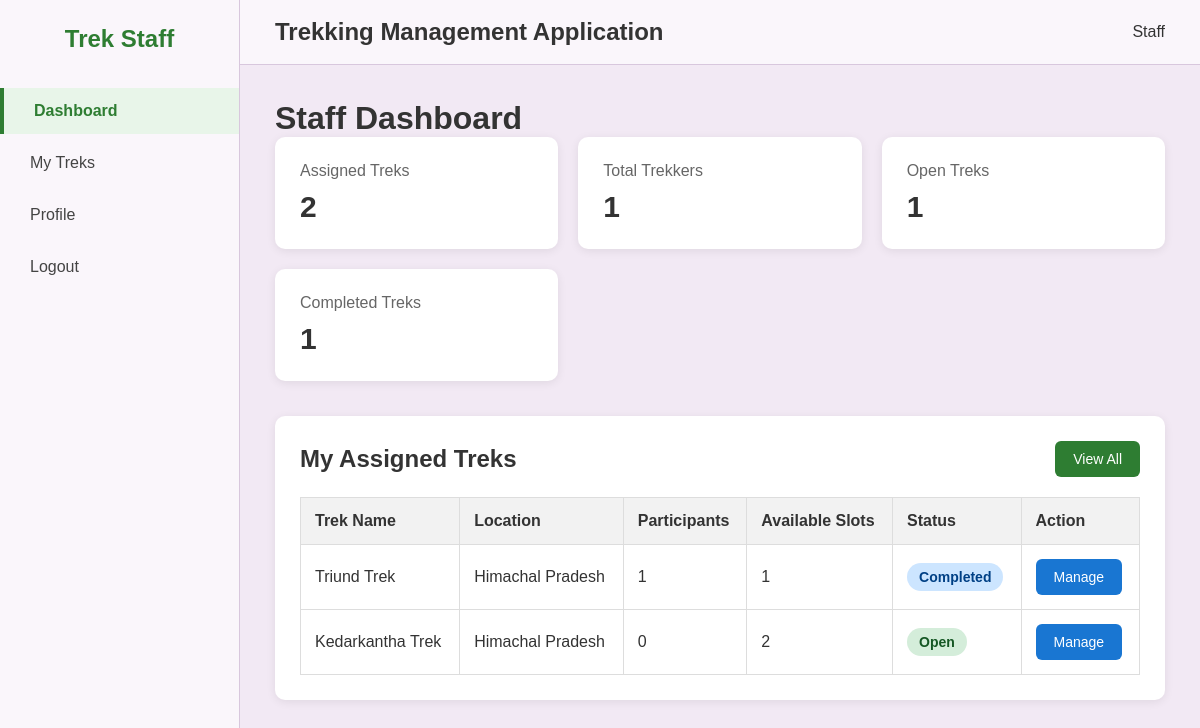
Page /staff/dashboard (signed in) on the committed database.
### models/models.py (models this page shows)
class Trek(db.Model):
    __tablename__='treks'
    id=db.Column(db.Integer,primary_key=True)
    name=db.Column(db.String(100),nullable=False)
    location=db.Column(db.String(150),nullable=False)
    difficulty=db.Column(db.String(20),nullable=False)         #easy/moderate/hard
    duration_days=db.Column(db.Integer,nullable=False)
    total_slots=db.Column(db.Integer,nullable=False)
    available_slots=db.Column(db.Integer,nullable=False)
    assigned_staff_id=db.Column(db.Integer,db.ForeignKey('users.id'), nullable=True)
    status=db.Column(db.String(20),default='pending')              #pending/approved/Open/Closed/Completed
    start_date=db.Column(db.Date,nullable=False)
    end_date=db.Column(db.Date,nullable=False)
    description=db.Column(db.Text,default='')
    price=db.Column(db.Float,default=0.0)
    created_at=db.Column(db.DateTime,default=datetime.utcnow)
    assigned_staff=db.relationship('User',foreign_keys=[assigned_staff_id],backref='assigned_treks')
    bookings=db.relationship('Booking',backref='trek',lazy=True)

### controllers/staff_controller.py (the view)
    @app.route('/staff/dashboard')
    @login_required
    @role_required('staff')
    def staff_dashboard():
        staff_id = session['user_id']
        assigned_treks = Trek.query.filter_by(assigned_staff_id=staff_id).all()
        total_treks = len(assigned_treks)
        total_trekkers = 0
        for trek in assigned_treks:
            total_trekkers += len(trek.bookings)
        open_treks = Trek.query.filter_by(assigned_staff_id=staff_id,
                                          status='Open'
                                          ).count()
        completed_treks = Trek.query.filter_by(assigned_staff_id=staff_id,
                                               status='Completed'
                                               ).count()
        return render_template('staff/dashboard.html',
                               total_treks=total_treks,
                               total_trekkers=total_trekkers,
                               open_treks=open_treks,
                               completed_treks=completed_treks,
                               assigned_treks=assigned_treks
                               )

### templates/staff/dashboard.html (shortened to what this page needs)
{% extends "base.html" %}
{% block content %}
<div class="dashboard-container">
    <aside class="sidebar">
        <h2 class="logo">Trek Staff</h2>
        <ul>
            <li class="active">
                <a href="{{ url_for('staff_dashboard') }}">Dashboard</a>
            </li>
            <li>
                <a href="{{ url_for('assigned_treks') }}">My Treks</a>
            </li>
            <li>
                <a href="{{ url_for('staff_profile') }}">Profile</a>
            </li>
            <li>
                <a href="{{ url_for('logout') }}">Logout</a>
            </li>
        </ul>
    </aside>
    <div class="main-content">
        <header class="topbar">
            <h2>Trekking Management Application</h2>
            <div class="admin-info">
                 Staff
            </div>
        </header>
        <div class="content">
            <h1>Staff Dashboard</h1>
            <div class="cards">
                <div class="card">
                    <div>
                        <p>Assigned Treks</p>
                        <h2>{{ total_treks }}</h2>
                    </div>
                </div>
                <div class="card">
                    <div>
                        <p>Total Trekkers</p>
                        <h2>{{ total_trekkers }}</h2>
                    </div>
                </div>
                <div class="card">
                    <div>
                        <p>Open Treks</p>
                        <h2>{{ open_treks }}</h2>
                    </div>
                </div>
                <div class="card">
                    <div>
                        <p>Completed Treks</p>
                        <h2>{{ completed_treks }}</h2>
                    </div>
                </div>
            </div>
            <div class="table-box">
                <div class="table-header">
                    <h2>My Assigned Treks</h2>
                    <a href="{{ url_for('assigned_treks') }}"class="save-btn">View All</a>
                </div>
                <table>
                    <thead>
                        <tr>
                            <th>Trek Name</th>
                            <th>Location</th>
                            <th>Participants</th>
                            <th>Available Slots</th>
                            <th>Status</th>
                            <th>Action</th>
                        </tr>
                    </thead>
                    <tbody>
                    {% if assigned_treks %}
                        {% for trek in assigned_treks %}
                        <tr>
                            <td>{{ trek.name }}</td>
                            <td>{{ trek.location }}</td>
                            <td>{{ trek.bookings|length }}</td>
                            <td>{{ trek.available_slots }}</td>
                            <td>
                                {% if trek.status == "Open" %}
                                    <span class="status-open">
                                        Open
                                    </span>
                                {% elif trek.status == "Closed" %}
                                    <span class="status-closed">
                                        Closed
                                    </span>
                                {% elif trek.status == "Completed" %}
                                    <span class="status-completed">
                                        Completed
                                    </span>
                                {% else %}
                                    <span class="status-pending">
                                        {{ trek.status }}
                                    </span>
                                {% endif %}
                            </td>
                            <td>
                                <a href="{{ url_for('trek_details', trek_id=trek.id) }}"class="edit-btn">Manage</a>
                            </td>
                        </tr>
                        {% endfor %}
                    {% endif %}
                    </tbody>
                </table>
            </div>
        </div>
    </div>
</div>
{% endblock %}

### static/css/style.css (style rules this page uses)
* { margin:0; padding:0; box-sizing:border-box; font-family:Arial, Helvetica, sans-serif; }
body { background:#F2E9F4; color:#333; }
.dashboard-container { display:flex; min-height:100vh; }
.sidebar { width:240px; background:#FAF6FB; border-right:1px solid #d8c7dd; padding:25px 0; }
.logo { text-align:center; color:#2e7d32; margin-bottom:35px; }
.sidebar ul { list-style:none; }
.sidebar li { margin:6px 0; }
.sidebar a { display:block; padding:14px 30px; text-decoration:none; color:#444; transition:.3s; }
.sidebar li.active a { background:#e8f5e9; color:#2e7d32; font-weight:bold; border-left:4px solid #2e7d32; }
.main-content { flex:1; }
.topbar { display:flex; justify-content:space-between; align-items:center; background:#FAF6FB; padding:18px 35px; border-bottom:1px solid #d8c7dd; }
.content { padding:35px; }
.cards { display:grid; grid-template-columns:repeat(auto-fit,minmax(220px,1fr)); gap:20px; margin-bottom:35px; }
.card, .profile-card, .form-card, .table-box { background:#fff; border-radius:10px; box-shadow:0 2px 10px rgba(0,0,0,.08); }
.card { padding:25px; display:flex; justify-content:space-between; align-items:center; }
.card p { color:#666;margin-bottom:10px; }
.card h2 { font-size:30px; }
.profile-card, .form-card, .table-box { padding:25px; margin-bottom:30px; }
.table-header { display:flex; justify-content:space-between; align-items:center; margin-bottom:20px; }
.table-header h2 { margin:0; }
table { width:100%; border-collapse:collapse; background:#fff; }
table th { background:#f2f2f2; }
table th, table td { padding:14px; border:1px solid #ddd; text-align:left; }
.btn, .save-btn, .cancel-btn, .edit-btn, .delete-btn, .assign-btn { display:inline-block; text-decoration:none; padding:10px 18px; border-radius:6px; font-size:14px; border:none; cursor:pointer; }
.save-btn { background:#2e7d32; color:#fff; }
.edit-btn { background:#1976d2; color:#fff; }
.status-open, .status-completed, .status-closed, .status-pending { padding:6px 12px; border-radius:20px; font-size:14px; font-weight:bold; }
.status-open { background:#d4edda;color:#155724; }
.status-completed { background:#cce5ff;color:#004085; }

### rows in the picture
Trek: name "Triund Trek", location "Himachal Pradesh", bookings|length "1", available_slots "1", status "Completed"
Trek: name "Kedarkantha Trek", location "Himachal Pradesh", bookings|length "0", available_slots "2", status "Open"

### other values in the picture
{{ total_treks }} "2"
{{ total_trekkers }} "1"
{{ open_treks }} "1"
{{ completed_treks }} "1"
